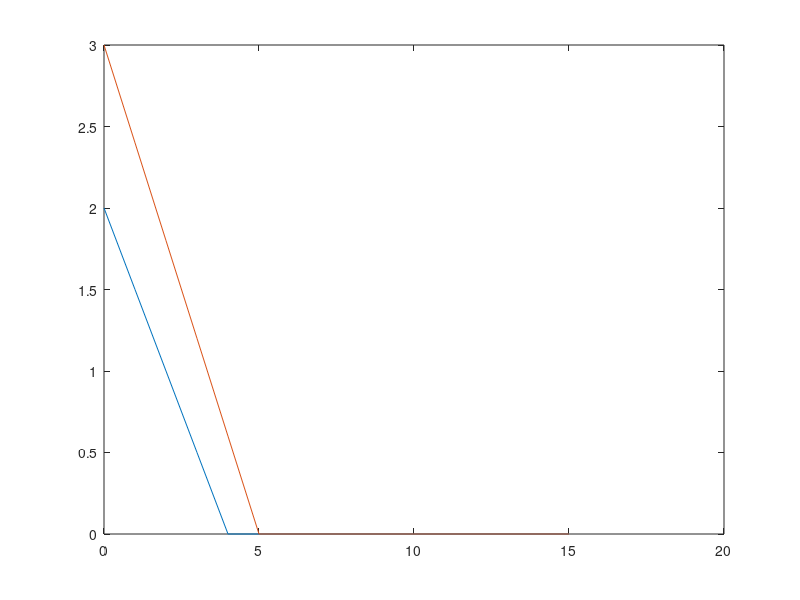

MATLAB code for this plot:
clc
clear all;
c=[3 2];
A=[2 4;3 5];
b=[8;15];
x1=0:1:max(b)
x21=(b(1)-A(1,1)*x1)/A(1,2)
x22=(b(2)-A(2,1)*x1)/A(2,2)
%plot(x1,x21,x1,x22)
x21=max(0,x21)
x22=max(0,x22)
plot(x1,x21,x1,x22)

c1=find(x1==0)
c2=find(x21==0)
Line1=[x1([c2 c1]);x21([c2 c1])]'
c3=find(x22==0)
Line2=[x1([c3 c1]);x22([c3 c1])]'
corpt=unique([Line1;Line2],'rows')

% To find the point of intersection

pt=[0;0];
for i=1:size(A,1)
    a1=A(i,:)
    b1=b(i,:)
    for j=i+1:size(A,1)
    a2=A(j,:)
    b2=b(j,:)
    a4=[a1;a2]
    b4=[b1;b2]
    X=a4\b4
    pt=[pt X]
    
        end
end
    % Write all corner points
    ptt=pt'
    allpt=[ptt;corpt];
    points=unique(allpt,'rows')
%     feasible region
for i=1:size(points,1)
    const1(i)=A(1,1)*points(i,1)+A(1,2)*points(i,2)-b(1)
    const2(i)=A(2,1)*points(i,1)+A(2,2)*points(i,2)-b(2)
end
s1=find(const1<0)
s2=find(const2<0)
S=unique([s1 s2])
points(S,:)=[]
%s3=find(points(:,1),0)
%s4=find(points(:,2),0)
%points(s3,:)=[]
%points(s4,:)=[]
% objective value and points
value=points*c'
[obj,index]=min(value)
X1=points(index,1)
X2=points(index,2)
fprintf('Objective value is %f at(%f,%f)',obj,X1,X2);